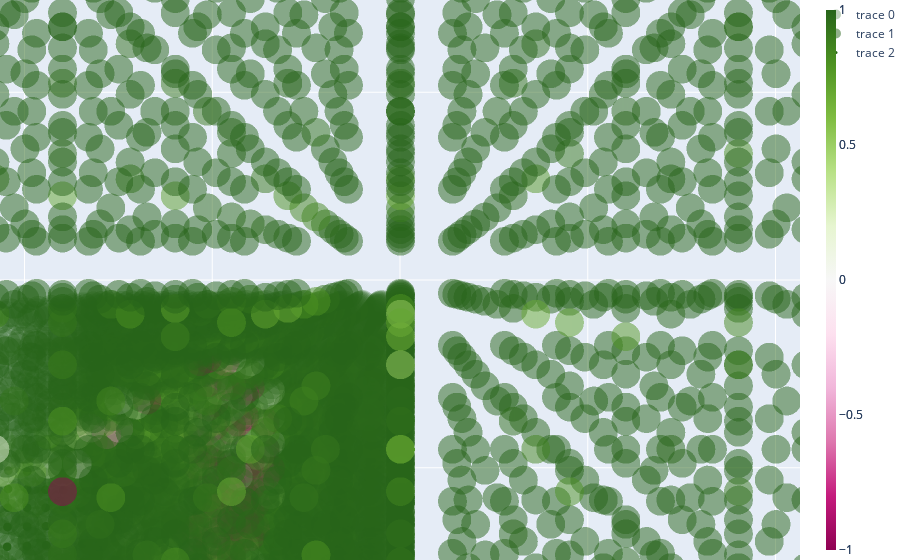

Notebook source saved alongside this figure:
### Code cell
go.Figure(data=[
    go.Scatter3d(
        x=nsr.fg_V.grid_pos[0].flatten(),
        y=nsr.fg_V.grid_pos[1].flatten(),
        z=nsr.fg_V.grid_pos[2].flatten(),
        mode='markers',
        marker={
            'size': 10,
            "color": nsr.fg_V.sdf.flatten(),
            'opacity': 0.2,
            "cmax": 1.0,
            "cmin": -1.0,
            "colorbar": {
                "thickness": 10,
            }
        }
    ),
    go.Scatter3d(
        x=nsr.bg_V.grid_pos[0].flatten(),
        y=nsr.bg_V.grid_pos[1].flatten(),
        z=nsr.bg_V.grid_pos[2].flatten(),
        mode='markers',
        marker={
            'size': 10,
            "color": nsr.bg_V.sdf.flatten(),
            'opacity': 0.3,
            "cmax": 1.0,
            "cmin": -1.0,
            "colorbar": {
                "thickness": 10,
            }
        }
    ),
    go.Scatter3d(
        x=st_i[:, 0],
        y=st_i[:, 1],
        z=st_i[:, 2],
        mode='markers',
        marker={
            'size': 3,
            "color": sdf_i,
            'opacity': 1.0,
            "cmax": 1.0,
            "cmin": -1.0,
        }
    ),
    # go.Scatter3d(
    #     x=stx.flatten(),
    #     y=sty.flatten(),
    #     z=stz.flatten(),
    #     mode='markers',
    #     marker={
    #         'size': 1,
    #         'opacity': 0.2,
    #     }
    # ),
    # go.Scatter3d(
    #     x=fst[:, 0],
    #     y=fst[:, 1],
    #     z=fst[:, 2],
    #     mode='markers',
    #     marker={
    #         'size': 3,
    #         "color": fg_sdf,
    #         'opacity': 1.0,
    #         "cmax": 1.0,
    #         "cmin": -1.0,
    #     }
    # ),
    # go.Scatter3d(
    #     x=bst[:, 0],
    #     y=bst[:, 1],
    #     z=bst[:, 2],
    #     mode='markers',
    #     marker={
    #         'size': 3,
    #         "color": bg_sdf,
    #         'opacity': 1.0,
    #         "cmax": 1.0,
    #         "cmin": -1.0,
    #     }
    # ),
    # go.Scatter3d(
    #     x=bstx.flatten(),
    #     y=bsty.flatten(),
    #     z=bstz.flatten(),
    #     mode='markers',
    #     marker={
    #         'size': 3,
    #         'opacity': 0.9,
    #     }
    # ),
], layout=go.Layout(
    margin={'l': 0, 'r': 0, 'b': 0, 't': 0},
    scene=dict(
        aspectmode="cube",
        xaxis=dict(range=[-30, 30]),  # Set x-axis range
        yaxis=dict(range=[-30, 30]),  # Set y-axis range
        zaxis=dict(range=[-30, 30])   # Set z-axis range
    ),
    scene_camera= dict(
        eye=dict(x=0.0, y=0.0, z=0.1)
    )
))

### Figure 1 — Plotly figure (JSON) as saved in the notebook; plotly's stock layout.template omitted (floating-point values rounded to 4 significant figures; data arrays with more than 128 entries replaced by an {"elided": "..."} marker saying what was removed)
{"data": [{"marker": {"cmax": 1, "cmin": -1, "color": {"elided": "4096 float values"}, "colorbar": {"thickness": 10}, "opacity": 0.3, "size": 10}, "mode": "markers", "type": "scatter3d", "x": {"elided": "4096 float values"}, "y": {"elided": "4096 float values"}, "z": {"elided": "4096 float values"}}, {"marker": {"cmax": 1, "cmin": -1, "color": {"elided": "4096 float values"}, "colorbar": {"thickness": 10}, "opacity": 0.5, "size": 10}, "mode": "markers", "type": "scatter3d", "x": {"elided": "4096 float values"}, "y": {"elided": "4096 int values"}, "z": {"elided": "4096 int values"}}, {"marker": {"cmax": 1, "cmin": -1, "color": {"elided": "858 float values"}, "opacity": 1, "size": 3}, "mode": "markers", "type": "scatter3d", "x": {"elided": "858 float values"}, "y": {"elided": "858 float values"}, "z": {"elided": "858 float values"}}], "layout": {"margin": {"b": 0, "l": 0, "r": 0, "t": 0}, "scene": {"aspectmode": "cube", "camera": {"eye": {"x": 0, "y": 0, "z": 0.1}}, "xaxis": {"range": [-30, 30]}, "yaxis": {"range": [-30, 30]}, "zaxis": {"range": [-30, 30]}}}}
